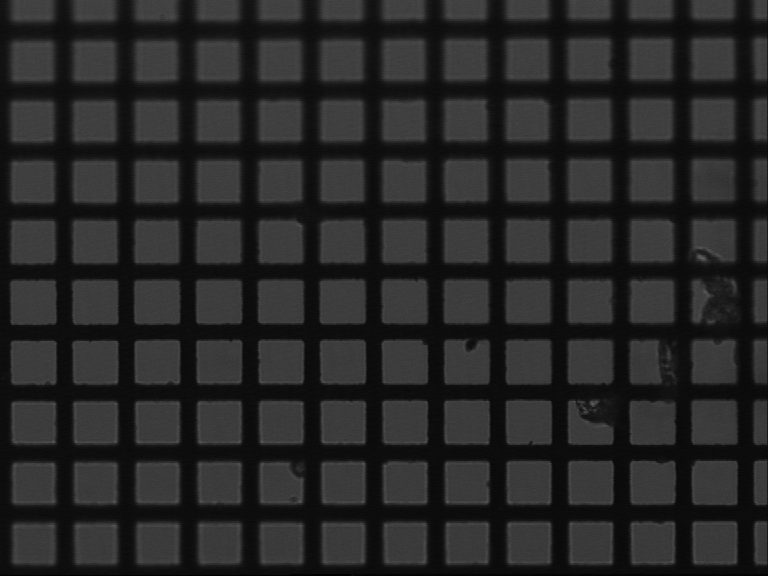
%> input picture Calibration Mesh 3.bmp, 768 x 576 px
$ octave PixeltoM.m   (GNU Octave 9; MATLAB toolbox functions it lacks are replaced by stand-ins)
%> lines starting %> are read from the running program, lines starting %| are printed output that depends on the picture; in (x1, y1, x2, y2) boxes, pixels count from 0 and x2, y2 are one past the last pixel; in counts of white or black regions, pixels touching at a corner belong together; the program's own positions count from 1
### xbarcount.m
function i = xbarcount(y, plainbars)
%barcount counts the number of bars in the image in the horizontal x
%direction
x=1;
barcurrent=false;
barlast=false;
i=0;

for x = drange(1:768)
    if plainbars(y,x)==1
        barlast=barcurrent;
        barcurrent=true;
        if barcurrent==false && barlast==true
            i=i+1;
        end
    else
        barlast=barcurrent;
        barcurrent=false;
        if barcurrent==false && barlast==true
            i=i+1;
        end
    end
end
if plainbars(y,768)==1
    i=i+1;
end

### PixeltoM.m

mesh_scale = 39.3700787; %bars per mm

data = imread('Calibration Mesh 3.bmp');
%> data is the input picture: size 576x768 uint8; min 0, max 94, mean 39
[m,n]=size(data);
%> m = 576; n = 768
res_text=['Image resolution is: ', num2str(m),'x',num2str(n)];
%> res_text = 'Image resolution is: 576x768'
disp(res_text)
%| Image resolution is: 576x768
plainbars = data<25;
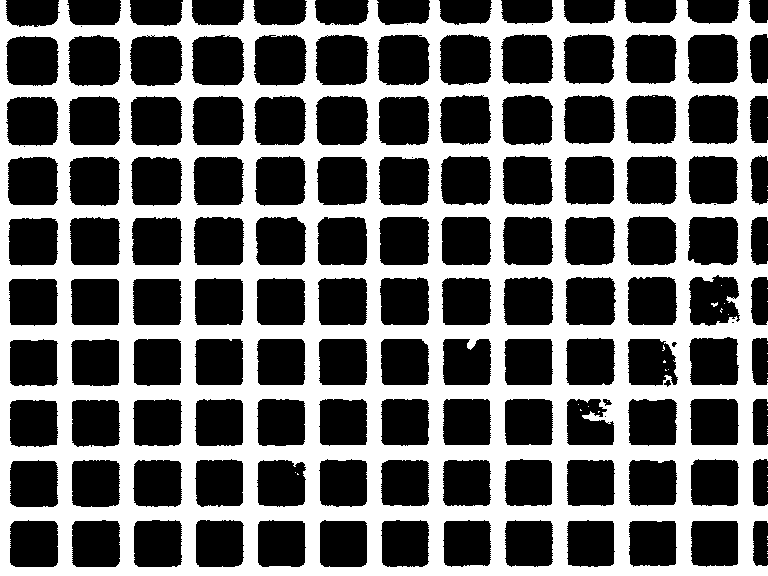
%> plainbars: size 576x768 logical; 41.5% white; 51 white regions (49 under 20 px), largest, box (x1, y1, x2, y2) and area: (0, 0, 768, 576) 183426, (711, 302, 718, 307) 20
f1=figure;
image(data);
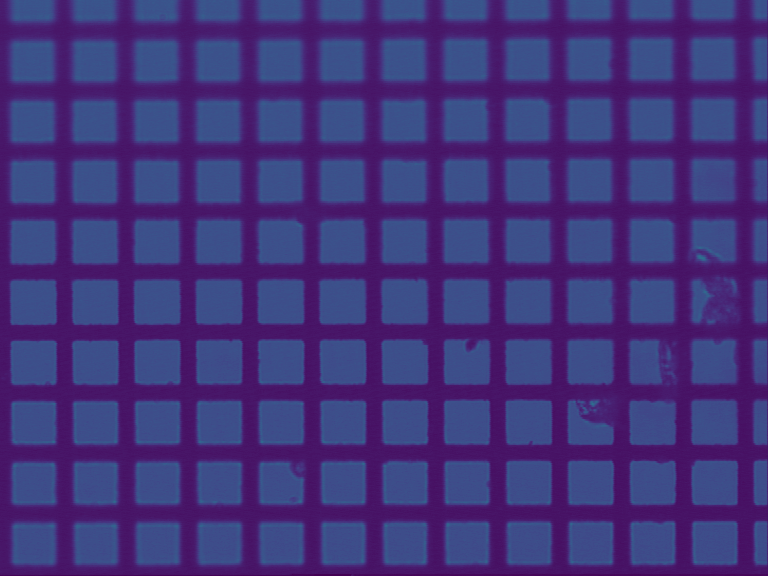
%> displayed picture: size 576x768x3, on the screen's scale of 0 to 255; mean R, G, B 66.2, 52.2, 123.1
f2=figure;
image(plainbars);
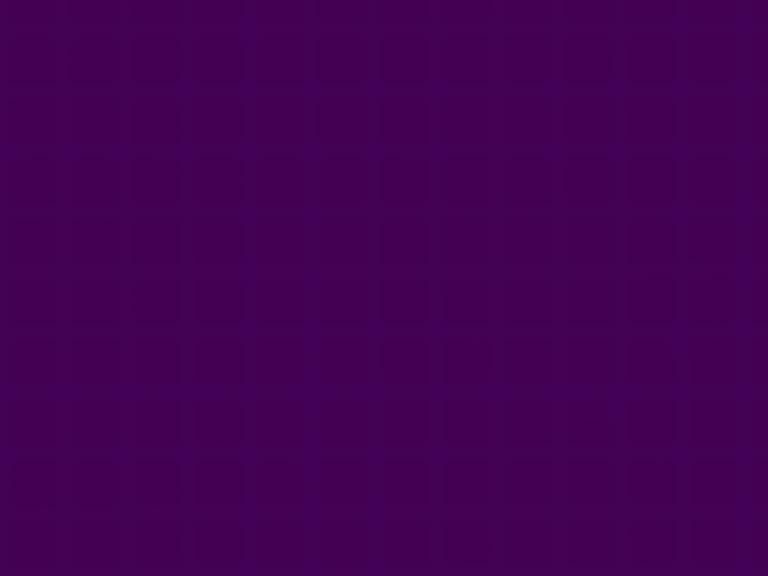
%> displayed picture: size 576x768x3, on the screen's scale of 0 to 255; mean R, G, B 68, 1.4, 84.8

xcount = xbarcount(n/2, plainbars);
%> the run ends on the next line
